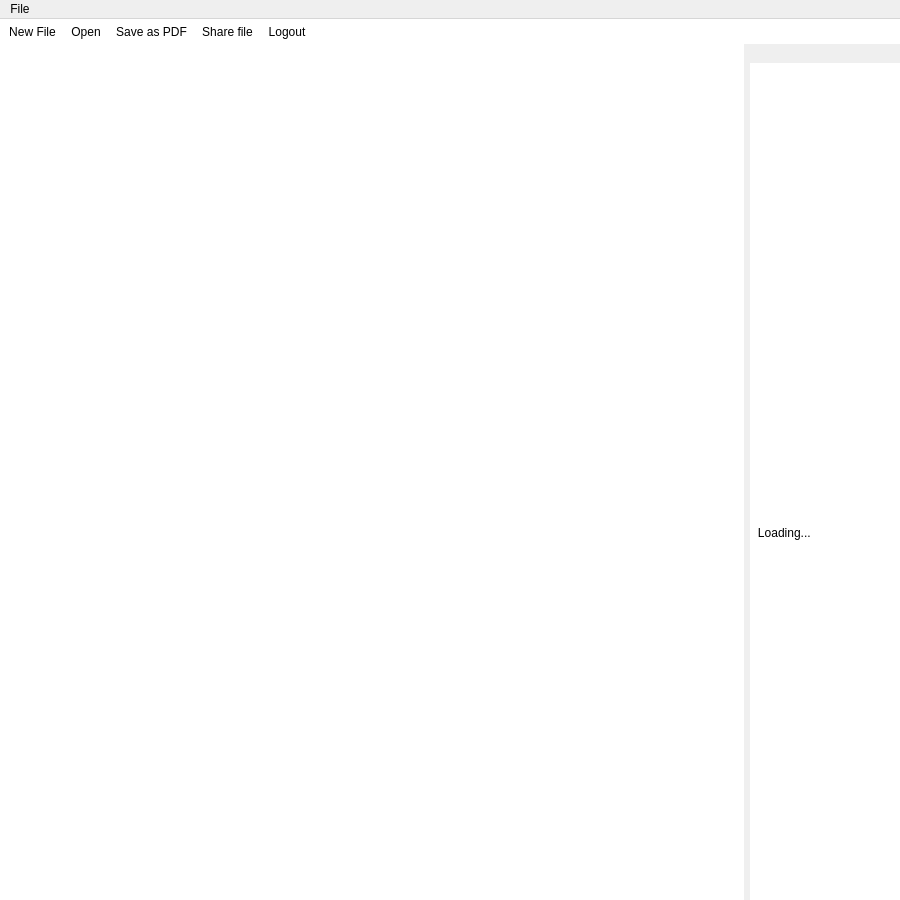
<?xml version="1.0" encoding="UTF-8"?>
<ui version="4.0">
 <class>Editor</class>
 <widget class="QMainWindow" name="Editor">
  <property name="enabled">
   <bool>true</bool>
  </property>
  <property name="geometry">
   <rect>
    <x>0</x>
    <y>0</y>
    <width>900</width>
    <height>900</height>
   </rect>
  </property>
  <property name="windowTitle">
   <string>Editor</string>
  </property>
  <widget class="QWidget" name="centralWidget">
   <property name="styleSheet">
    <string notr="true">background-color: rgb(255, 255, 255);</string>
   </property>
  </widget>
  <widget class="QMenuBar" name="menuBar">
   <property name="geometry">
    <rect>
     <x>0</x>
     <y>0</y>
     <width>900</width>
     <height>22</height>
    </rect>
   </property>
   <widget class="QMenu" name="menuFile">
    <property name="title">
     <string>File</string>
    </property>
    <addaction name="actionNew_File"/>
    <addaction name="actionOpen"/>
    <addaction name="actionSave_as_PDF"/>
    <addaction name="actionShare_file"/>
    <addaction name="actionLogout"/>
   </widget>
   <addaction name="menuFile"/>
  </widget>
  <widget class="QToolBar" name="mainToolBar">
   <property name="enabled">
    <bool>true</bool>
   </property>
   <property name="minimumSize">
    <size>
     <width>0</width>
     <height>0</height>
    </size>
   </property>
   <property name="maximumSize">
    <size>
     <width>16777215</width>
     <height>60</height>
    </size>
   </property>
   <property name="autoFillBackground">
    <bool>false</bool>
   </property>
   <property name="styleSheet">
    <string notr="true">QToolBar{
border: none;
background: rgb(255, 255, 255);
}

QToolButton:after{
background-color: rgb(247, 245, 249);
}

QToolButton:hover{
background-color: rgb(247, 245, 249);
}

QToolButton:focus{
background-color: rgb(247, 245, 249);
}</string>
   </property>
   <property name="movable">
    <bool>false</bool>
   </property>
   <property name="orientation">
    <enum>Qt::Horizontal</enum>
   </property>
   <property name="iconSize">
    <size>
     <width>40</width>
     <height>40</height>
    </size>
   </property>
   <property name="floatable">
    <bool>true</bool>
   </property>
   <attribute name="toolBarArea">
    <enum>TopToolBarArea</enum>
   </attribute>
   <attribute name="toolBarBreak">
    <bool>false</bool>
   </attribute>
   <addaction name="actionNew_File"/>
   <addaction name="actionOpen"/>
   <addaction name="actionSave_as_PDF"/>
   <addaction name="actionShare_file"/>
   <addaction name="actionLogout"/>
  </widget>
  <widget class="QDockWidget" name="dockWidget">
   <property name="sizePolicy">
    <sizepolicy hsizetype="Maximum" vsizetype="Maximum">
     <horstretch>0</horstretch>
     <verstretch>0</verstretch>
    </sizepolicy>
   </property>
   <property name="minimumSize">
    <size>
     <width>150</width>
     <height>38</height>
    </size>
   </property>
   <property name="maximumSize">
    <size>
     <width>150</width>
     <height>524287</height>
    </size>
   </property>
   <property name="cursor">
    <cursorShape>ArrowCursor</cursorShape>
   </property>
   <property name="styleSheet">
    <string notr="true">border: none;
background: rgb(255, 255, 255);
</string>
   </property>
   <property name="floating">
    <bool>false</bool>
   </property>
   <property name="features">
    <set>QDockWidget::NoDockWidgetFeatures</set>
   </property>
   <attribute name="dockWidgetArea">
    <number>2</number>
   </attribute>
   <widget class="QWidget" name="dockWidgetContents">
    <widget class="QListWidget" name="userListWidget">
     <property name="geometry">
      <rect>
       <x>0</x>
       <y>0</y>
       <width>150</width>
       <height>441</height>
      </rect>
     </property>
     <property name="sizePolicy">
      <sizepolicy hsizetype="Fixed" vsizetype="Fixed">
       <horstretch>0</horstretch>
       <verstretch>0</verstretch>
      </sizepolicy>
     </property>
     <property name="sizeAdjustPolicy">
      <enum>QAbstractScrollArea::AdjustIgnored</enum>
     </property>
     <property name="editTriggers">
      <set>QAbstractItemView::NoEditTriggers</set>
     </property>
     <property name="resizeMode">
      <enum>QListView::Fixed</enum>
     </property>
     <property name="modelColumn">
      <number>0</number>
     </property>
    </widget>
    <widget class="QWidget" name="userWidget" native="true">
     <property name="geometry">
      <rect>
       <x>0</x>
       <y>439</y>
       <width>151</width>
       <height>61</height>
      </rect>
     </property>
     <widget class="QLabel" name="username">
      <property name="geometry">
       <rect>
        <x>80</x>
        <y>10</y>
        <width>61</width>
        <height>41</height>
       </rect>
      </property>
      <property name="text">
       <string>username</string>
      </property>
     </widget>
     <widget class="QLabel" name="avatar">
      <property name="geometry">
       <rect>
        <x>10</x>
        <y>10</y>
        <width>51</width>
        <height>41</height>
       </rect>
      </property>
      <property name="styleSheet">
       <string notr="true">QLabel{
border-radius: 10px;
}</string>
      </property>
      <property name="text">
       <string>avatar</string>
      </property>
     </widget>
     <widget class="QLabel" name="loading">
      <property name="geometry">
       <rect>
        <x>-2</x>
        <y>5</y>
        <width>151</width>
        <height>51</height>
       </rect>
      </property>
      <property name="text">
       <string>   Loading...</string>
      </property>
     </widget>
    </widget>
   </widget>
  </widget>
  <action name="actionNew_File">
   <property name="checkable">
    <bool>false</bool>
   </property>
   <property name="icon">
    <iconset>
     <normaloff>:/rec/img/new-file.png</normaloff>:/rec/img/new-file.png</iconset>
   </property>
   <property name="text">
    <string>New File</string>
   </property>
  </action>
  <action name="actionOpen">
   <property name="checkable">
    <bool>false</bool>
   </property>
   <property name="icon">
    <iconset>
     <normaloff>:/rec/img/folder.png</normaloff>:/rec/img/folder.png</iconset>
   </property>
   <property name="text">
    <string>Open</string>
   </property>
  </action>
  <action name="actionSave_as_PDF">
   <property name="checkable">
    <bool>false</bool>
   </property>
   <property name="icon">
    <iconset>
     <normaloff>:/rec/img/pdf.png</normaloff>:/rec/img/pdf.png</iconset>
   </property>
   <property name="text">
    <string>Save as PDF</string>
   </property>
  </action>
  <action name="actionShare_file">
   <property name="checkable">
    <bool>false</bool>
   </property>
   <property name="icon">
    <iconset>
     <normaloff>:/rec/img/share.png</normaloff>:/rec/img/share.png</iconset>
   </property>
   <property name="text">
    <string>Share file</string>
   </property>
  </action>
  <action name="actionLogout">
   <property name="checkable">
    <bool>false</bool>
   </property>
   <property name="enabled">
    <bool>true</bool>
   </property>
   <property name="icon">
    <iconset>
     <normaloff>:/rec/img/logout.png</normaloff>:/rec/img/logout.png</iconset>
   </property>
   <property name="text">
    <string>Logout</string>
   </property>
  </action>
  <action name="actionAvatar">
   <property name="icon">
    <iconset>
     <normaloff>:/rec/img/share.png</normaloff>:/rec/img/share.png</iconset>
   </property>
   <property name="text">
    <string>Avatar</string>
   </property>
  </action>
 </widget>
 <layoutdefault spacing="6" margin="11"/>
 <resources>
  <include location="resource.qrc"/>
 </resources>
 <connections/>
</ui>
